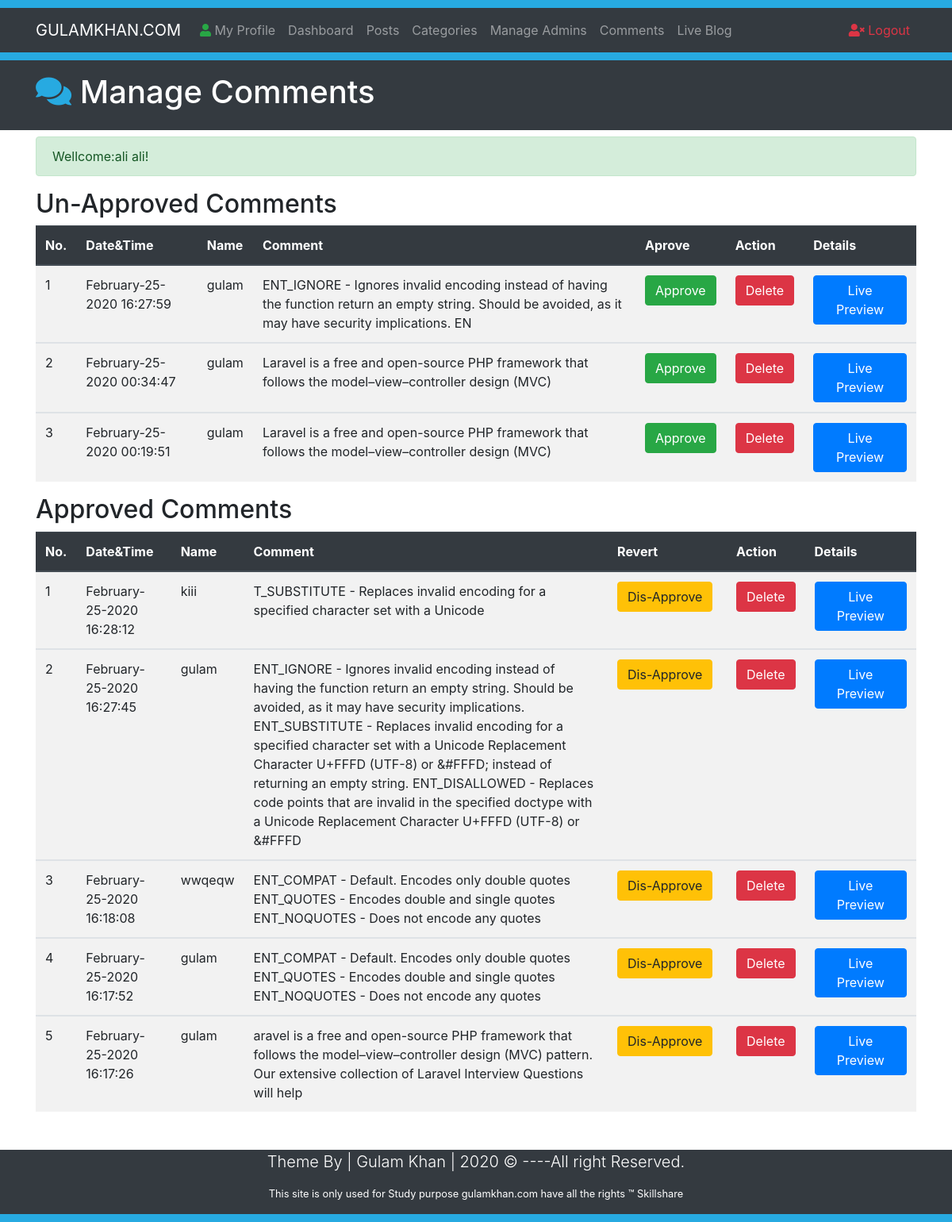
The app's page /Comments.php (signed in) with its own data.
### tables this page shows
CREATE TABLE `comments` (
  `id` int(10) NOT NULL,
  `datetime` varchar(50) NOT NULL,
  `name` varchar(50) NOT NULL,
  `email` varchar(50) NOT NULL,
  `comment` varchar(500) NOT NULL,
  `approvedby` varchar(50) NOT NULL,
  `status` varchar(3) NOT NULL,
  `post_id` int(10) NOT NULL
);

### Comments.php (the view, shortened to what this page needs)
<?php
require_once("Includes/Function.php");
require_once("Includes/Session.php");
?>
<!DOCTYPE html>
<html lang="en">
<head>
  <link rel="stylesheet" href="https://use.fontawesome.com/releases/v5.6.3/css/all.css">
  <link rel="stylesheet" href="https://stackpath.bootstrapcdn.com/bootstrap/4.2.1/css/bootstrap.min.css">
  <link rel="stylesheet" href="Css/Styles.css">
</head>
<body>
  <div style="height:10px; background:#27aae1;"></div>
  <nav class="navbar navbar-expand-lg navbar-dark bg-dark">
    <div class="container">
      <a href="#" class="navbar-brand text-uppercase"> gulamkhan.COM</a>
      <div class="collapse navbar-collapse" id="navbarcollapseCMS">
      <ul class="navbar-nav mr-auto">
        <li class="nav-item">
          <a href="MyProfile.php" class="nav-link"> <i class="fas fa-user text-success"></i> My Profile</a>
        </li>
        <li class="nav-item">
          <a href="Dashboard.php" class="nav-link">Dashboard</a>
        </li>
        <li class="nav-item">
          <a href="Posts.php" class="nav-link">Posts</a>
        </li>
        <li class="nav-item">
          <a href="Categories.php" class="nav-link">Categories</a>
        </li>
        <li class="nav-item">
          <a href="Admins.php" class="nav-link">Manage Admins</a>
        </li>
        <li class="nav-item">
          <a href="Comments.php" class="nav-link">Comments</a>
        </li>
        <li class="nav-item">
          <a href="Blog.php?page=1" class="nav-link" target="_blank">Live Blog</a>
        </li>
      </ul>
      <ul class="navbar-nav ml-auto">
        <li class="nav-item"><a href="Logout.php" class="nav-link text-danger">
          <i class="fas fa-user-times"></i> Logout</a></li>
      </ul>
      </div>
    </div>
  </nav>
    <div style="height:10px; background:#27aae1;"></div>
    <header class="bg-dark text-white py-3">
      <div class="container">
        <div class="row">
          <div class="col-md-12">
          <h1><i class="fas fa-comments" style="color:#27aae1;"></i> Manage Comments</h1>
          </div>
        </div>
      </div>
    </header>
    <section class="container py-2 mb-4">
      <div class="row" style="min-height:30px;">
        <div class="col-lg-12" style="min-height:400px;">
          <?php
           echo SuccessMessage();
           ?>
          <h2>Un-Approved Comments</h2>
          <table class="table table-striped table-hover">
            <thead class="thead-dark">
              <tr>
                <th>No. </th>
                <th>Date&Time</th>
                <th>Name</th>
                <th>Comment</th>
                <th>Aprove</th>
                <th>Action</th>
                <th>Details</th>
              </tr>
            </thead>
          <?php
          $sql = "SELECT * FROM comments WHERE status='OFF' ORDER BY id desc";
         $results =  mysqli_query($conn ,$sql);
          $SrNo = 0;
          if(mysqli_num_rows($results)>0) {
          while($data=mysqli_fetch_assoc($results)) {
            $CommentId = $data["id"];
            $DateTimeOfComment = $data["datetime"];
            $CommenterName = $data["name"];
            $CommentContent= $data["comment"];
            $CommentPostId = $data["post_id"];
            $SrNo++;
          ?>
          <tbody>
            <tr>
              <td><?php echo htmlentities($SrNo); ?></td>
              <td><?php echo htmlentities($DateTimeOfComment); ?></td>
              <td><?php echo htmlentities($CommenterName); ?></td>
              <td><?php echo htmlentities($CommentContent); ?></td>
              <td> <a href="ApproveComments.php?id=<?php echo $CommentId;?>" class="btn btn-success">Approve</a>  </td>
              <td> <a href="DeleteComments.php?id=<?php echo $CommentId;?>" class="btn btn-danger">Delete</a>  </td>
              <td style="min-width:140px;"> <a class="btn btn-primary"href="FullPost.php?id=<?php echo $CommentPostId; ?>" target="_blank">Live Preview</a> </td>
            </tr>
          </tbody>
          <?php }
        }?>
          </table>
          <h2>Approved Comments</h2>
          <table class="table table-striped table-hover">
            <thead class="thead-dark">
              <tr>
                <th>No. </th>
                <th>Date&Time</th>
                <th>Name</th>
                <th>Comment</th>
                <th>Revert</th>
                <th>Action</th>
                <th>Details</th>
              </tr>
            </thead>
          <?php
          $sql = "SELECT * FROM comments WHERE status='ON' ORDER BY id desc";
         $results =  mysqli_query($conn ,$sql);
          $SrNo = 0;
          if(mysqli_num_rows($results)>0) {
          while($data=mysqli_fetch_assoc($results)) {
            $CommentId = $data["id"];
            $DateTimeOfComment = $data["datetime"];
            $CommenterName = $data["name"];
            $CommentContent= $data["comment"];
            $CommentPostId = $data["post_id"];
            $SrNo++;
          ?>
          <tbody>
            <tr>
              <td><?php echo htmlentities($SrNo); ?></td>
              <td><?php echo htmlentities($DateTimeOfComment); ?></td>
              <td><?php echo htmlentities($CommenterName); ?></td>
              <td><?php echo htmlentities($CommentContent); ?></td>
              <td style="width:150px;"> <a href="DisApproveComments.php?id=<?php echo $CommentId;?>" class="btn btn-warning">Dis-Approve</a> </td>
              <td> <a href="DeleteComments.php?id=<?php echo $CommentId;?>" class="btn btn-danger">Delete</a>  </td>
              <td style="min-width:140px;"> <a class="btn btn-primary"href="FullPost.php?id=<?php echo $CommentPostId; ?>" target="_blank">Live Preview</a> </td>
            </tr>
          </tbody>
          <?php }
        }?>
          </table>
        </div>
      </div>
    </section>
     <footer class="bg-dark text-white">
      <div class="container">
        <div class="row">
          <div class="col">
          <p class="lead text-center">Theme By | Gulam Khan | <span id="year"></span> &copy; ----All right Reserved.</p>
          <p class="text-center small"><a style="color: white; text-decoration: none; cursor: pointer;" href="#" target="_blank"> This site is only used for Study purpose gulamkhan.com have all the rights &trade;  Skillshare</a></p>
           </div>
         </div>
      </div>
    </footer>
        <div style="height:10px; background:#27aae1;"></div>
</body>
</html>

### records on screen
comments: datetime "February-25-2020 16:27:59", name "gulam", comment "ENT_IGNORE - Ignores invalid encoding instead of having the function return an empty string. Should be avoided, as it may have security implications. EN"
comments: datetime "February-25-2020 00:34:47", name "gulam", comment "Laravel is a free and open-source PHP framework that follows the model–view–controller design (MVC)"
comments: datetime "February-25-2020 00:19:51", name "gulam", comment "Laravel is a free and open-source PHP framework that follows the model–view–controller design (MVC)"
comments: datetime "February-25-2020 16:28:12", name "kiii", comment "T_SUBSTITUTE - Replaces invalid encoding for a specified character set with a Unicode"
comments: datetime "February-25-2020 16:27:45", name "gulam", comment "ENT_IGNORE - Ignores invalid encoding instead of having the function return an empty string. Should be avoided, as it may have security implications. ENT_SUBSTITUTE - Replaces invalid encoding for a specified character set with a Unicode Replacement Character U+FFFD (UTF-8) or &#FFFD; instead of returning an empty string. ENT_DISALLOWED - Replaces code points that are invalid in the specified doctype with a Unicode Replacement Character U+FFFD (UTF-8) or &#FFFD"
comments: datetime "February-25-2020 16:18:08", name "wwqeqw", comment "ENT_COMPAT - Default. Encodes only double quotes ENT_QUOTES - Encodes double and single quotes ENT_NOQUOTES - Does not encode any quotes"
comments: datetime "February-25-2020 16:17:52", name "gulam", comment "ENT_COMPAT - Default. Encodes only double quotes ENT_QUOTES - Encodes double and single quotes ENT_NOQUOTES - Does not encode any quotes"
comments: datetime "February-25-2020 16:17:26", name "gulam", comment "aravel is a free and open-source PHP framework that follows the model–view–controller design (MVC) pattern. Our extensive collection of Laravel Interview Questions will help"

### other values on screen
SuccessMessage() "Wellcome:ali ali!"
